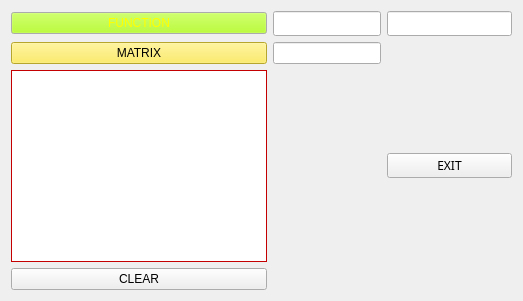
  <widget class="QWidget" name="centralWidget">
   <layout class="QGridLayout" name="gridLayout">
    <item row="1" column="1">
     <widget class="QLineEdit" name="lineEdit_2">
      <property name="font">
       <font>
        <family>SimSun-ExtB</family>
        <italic>true</italic>
       </font>
      </property>
     </widget>
    </item>
    <item row="1" column="2">
     <widget class="QLineEdit" name="lineEdit">
      <property name="font">
       <font>
        <family>MS Gothic</family>
        <weight>75</weight>
        <bold>true</bold>
       </font>
      </property>
     </widget>
    </item>
    <item row="3" column="0">
     <widget class="QTextEdit" name="text">
      <property name="palette">
       <palette>
        <active>
         <colorrole role="WindowText">
          <brush brushstyle="SolidPattern">
           <color alpha="255">
            <red>0</red>
            <green>0</green>
            <blue>0</blue>
           </color>
          </brush>
         </colorrole>
         <colorrole role="Button">
          <brush brushstyle="SolidPattern">
           <color alpha="255">
            <red>255</red>
            <green>0</green>
            <blue>0</blue>
           </color>
          </brush>
         </colorrole>
         <colorrole role="Light">
          <brush brushstyle="SolidPattern">
           <color alpha="255">
            <red>255</red>
            <green>127</green>
            <blue>127</blue>
           </color>
          </brush>
         </colorrole>
         <colorrole role="Midlight">
          <brush brushstyle="SolidPattern">
           <color alpha="255">
            <red>255</red>
            <green>63</green>
            <blue>63</blue>
           </color>
          </brush>
         </colorrole>
         <colorrole role="Dark">
          <brush brushstyle="SolidPattern">
           <color alpha="255">
            <red>127</red>
            <green>0</green>
            <blue>0</blue>
           </color>
          </brush>
         </colorrole>
         <colorrole role="Mid">
          <brush brushstyle="SolidPattern">
           <color alpha="255">
            <red>170</red>
            <green>0</green>
            <blue>0</blue>
           </color>
          </brush>
         </colorrole>
         <colorrole role="Text">
          <brush brushstyle="SolidPattern">
           <color alpha="255">
            <red>0</red>
            <green>0</green>
            <blue>0</blue>
           </color>
          </brush>
         </colorrole>
         <colorrole role="BrightText">
          <brush brushstyle="SolidPattern">
           <color alpha="255">
            <red>255</red>
            <green>255</green>
            <blue>255</blue>
           </color>
          </brush>
         </colorrole>
         <colorrole role="ButtonText">
          <brush brushstyle="SolidPattern">
           <color alpha="255">
            <red>0</red>
            <green>0</green>
            <blue>0</blue>
           </color>
          </brush>
         </colorrole>
         <colorrole role="Base">
          <brush brushstyle="SolidPattern">
           <color alpha="255">
            <red>255</red>
            <green>255</green>
            <blue>255</blue>
           </color>
          </brush>
         </colorrole>
         <colorrole role="Window">
          <brush brushstyle="SolidPattern">
           <color alpha="255">
            <red>255</red>
            <green>0</green>
            <blue>0</blue>
           </color>
          </brush>
         </colorrole>
         <colorrole role="Shadow">
          <brush brushstyle="SolidPattern">
           <color alpha="255">
            <red>0</red>
            <green>0</green>
            <blue>0</blue>
           </color>
          </brush>
         </colorrole>
         <colorrole role="AlternateBase">
          <brush brushstyle="SolidPattern">
           <color alpha="255">
            <red>255</red>
            <green>127</green>
            <blue>127</blue>
           </color>
          </brush>
         </colorrole>
         <colorrole role="ToolTipBase">
          <brush brushstyle="SolidPattern">
           <color alpha="255">
            <red>255</red>
            <green>255</green>
            <blue>220</blue>
           </color>
          </brush>
         </colorrole>
         <colorrole role="ToolTipText">
          <brush brushstyle="SolidPattern">
           <color alpha="255">
            <red>0</red>
            <green>0</green>
            <blue>0</blue>
           </color>
          </brush>
         </colorrole>
        </active>
        <inactive>
         <colorrole role="WindowText">
          <brush brushstyle="SolidPattern">
           <color alpha="255">
            <red>0</red>
            <green>0</green>
            <blue>0</blue>
           </color>
          </brush>
         </colorrole>
         <colorrole role="Button">
          <brush brushstyle="SolidPattern">
           <color alpha="255">
            <red>255</red>
            <green>0</green>
            <blue>0</blue>
           </color>
          </brush>
         </colorrole>
         <colorrole role="Light">
          <brush brushstyle="SolidPattern">
           <color alpha="255">
            <red>255</red>
            <green>127</green>
            <blue>127</blue>
           </color>
          </brush>
         </colorrole>
         <colorrole role="Midlight">
          <brush brushstyle="SolidPattern">
           <color alpha="255">
            <red>255</red>
            <green>63</green>
            <blue>63</blue>
           </color>
          </brush>
         </colorrole>
         <colorrole role="Dark">
          <brush brushstyle="SolidPattern">
           <color alpha="255">
            <red>127</red>
            <green>0</green>
            <blue>0</blue>
           </color>
          </brush>
         </colorrole>
         <colorrole role="Mid">
          <brush brushstyle="SolidPattern">
           <color alpha="255">
            <red>170</red>
            <green>0</green>
            <blue>0</blue>
           </color>
          </brush>
         </colorrole>
         <colorrole role="Text">
          <brush brushstyle="SolidPattern">
           <color alpha="255">
            <red>0</red>
            <green>0</green>
            <blue>0</blue>
           </color>
          </brush>
         </colorrole>
         <colorrole role="BrightText">
          <brush brushstyle="SolidPattern">
           <color alpha="255">
            <red>255</red>
            <green>255</green>
            <blue>255</blue>
           </color>
          </brush>
         </colorrole>
         <colorrole role="ButtonText">
          <brush brushstyle="SolidPattern">
           <color alpha="255">
            <red>0</red>
            <green>0</green>
            <blue>0</blue>
           </color>
          </brush>
         </colorrole>
         <colorrole role="Base">
          <brush brushstyle="SolidPattern">
           <color alpha="255">
            <red>255</red>
            <green>255</green>
            <blue>255</blue>
           </color>
          </brush>
         </colorrole>
         <colorrole role="Window">
          <brush brushstyle="SolidPattern">
           <color alpha="255">
            <red>255</red>
            <green>0</green>
            <blue>0</blue>
           </color>
          </brush>
         </colorrole>
         <colorrole role="Shadow">
          <brush brushstyle="SolidPattern">
           <color alpha="255">
            <red>0</red>
            <green>0</green>
            <blue>0</blue>
           </color>
          </brush>
         </colorrole>
         <colorrole role="AlternateBase">
          <brush brushstyle="SolidPattern">
           <color alpha="255">
            <red>255</red>
            <green>127</green>
            <blue>127</blue>
           </color>
          </brush>
         </colorrole>
         <colorrole role="ToolTipBase">
          <brush brushstyle="SolidPattern">
           <color alpha="255">
            <red>255</red>
            <green>255</green>
            <blue>220</blue>
           </color>
          </brush>
         </colorrole>
         <colorrole role="ToolTipText">
          <brush brushstyle="SolidPattern">
           <color alpha="255">
            <red>0</red>
            <green>0</green>
            <blue>0</blue>
           </color>
          </brush>
         </colorrole>
        </inactive>
        <disabled>
         <colorrole role="WindowText">
          <brush brushstyle="SolidPattern">
           <color alpha="255">
            <red>127</red>
            <green>0</green>
            <blue>0</blue>
           </color>
          </brush>
         </colorrole>
         <colorrole role="Button">
          <brush brushstyle="SolidPattern">
           <color alpha="255">
            <red>255</red>
            <green>0</green>
            <blue>0</blue>
           </color>
          </brush>
         </colorrole>
         <colorrole role="Light">
          <brush brushstyle="SolidPattern">
           <color alpha="255">
            <red>255</red>
            <green>127</green>
            <blue>127</blue>
           </color>
          </brush>
         </colorrole>
         <colorrole role="Midlight">
          <brush brushstyle="SolidPattern">
           <color alpha="255">
            <red>255</red>
            <green>63</green>
            <blue>63</blue>
           </color>
          </brush>
         </colorrole>
         <colorrole role="Dark">
          <brush brushstyle="SolidPattern">
           <color alpha="255">
            <red>127</red>
            <green>0</green>
            <blue>0</blue>
           </color>
          </brush>
         </colorrole>
         <colorrole role="Mid">
          <brush brushstyle="SolidPattern">
           <color alpha="255">
            <red>170</red>
            <green>0</green>
            <blue>0</blue>
           </color>
          </brush>
         </colorrole>
         <colorrole role="Text">
          <brush brushstyle="SolidPattern">
           <color alpha="255">
            <red>127</red>
            <green>0</green>
            <blue>0</blue>
           </color>
          </brush>
         </colorrole>
         <colorrole role="BrightText">
          <brush brushstyle="SolidPattern">
           <color alpha="255">
            <red>255</red>
            <green>255</green>
            <blue>255</blue>
           </color>
          </brush>
         </colorrole>
         <colorrole role="ButtonText">
          <brush brushstyle="SolidPattern">
           <color alpha="255">
            <red>127</red>
            <green>0</green>
            <blue>0</blue>
           </color>
          </brush>
         </colorrole>
         <colorrole role="Base">
          <brush brushstyle="SolidPattern">
           <color alpha="255">
            <red>255</red>
            <green>0</green>
            <blue>0</blue>
           </color>
          </brush>
         </colorrole>
         <colorrole role="Window">
          <brush brushstyle="SolidPattern">
           <color alpha="255">
            <red>255</red>
            <green>0</green>
            <blue>0</blue>
           </color>
          </brush>
         </colorrole>
         <colorrole role="Shadow">
          <brush brushstyle="SolidPattern">
           <color alpha="255">
            <red>0</red>
            <green>0</green>
            <blue>0</blue>
           </color>
          </brush>
         </colorrole>
         <colorrole role="AlternateBase">
          <brush brushstyle="SolidPattern">
           <color alpha="255">
            <red>255</red>
            <green>0</green>
            <blue>0</blue>
           </color>
          </brush>
         </colorrole>
         <colorrole role="ToolTipBase">
          <brush brushstyle="SolidPattern">
           <color alpha="255">
            <red>255</red>
            <green>255</green>
            <blue>220</blue>
           </color>
          </brush>
         </colorrole>
         <colorrole role="ToolTipText">
          <brush brushstyle="SolidPattern">
           <color alpha="255">
            <red>0</red>
            <green>0</green>
            <blue>0</blue>
           </color>
          </brush>
         </colorrole>
        </disabled>
       </palette>
      </property>
      <property name="font">
       <font>
        <family>DejaVu Sans Light</family>
        <pointsize>14</pointsize>
        <weight>75</weight>
        <italic>true</italic>
        <bold>true</bold>
        <underline>true</underline>
       </font>
      </property>
     </widget>
    </item>
    <item row="1" column="0">
     <widget class="QPushButton" name="pushButton">
      <property name="palette">
       <palette>
        <active>
         <colorrole role="WindowText">
          <brush brushstyle="SolidPattern">
           <color alpha="255">
            <red>255</red>
            <green>0</green>
            <blue>0</blue>
           </color>
          </brush>
         </colorrole>
         <colorrole role="Button">
          <brush brushstyle="SolidPattern">
           <color alpha="255">
            <red>170</red>
            <green>255</green>
            <blue>0</blue>
           </color>
          </brush>
         </colorrole>
         <colorrole role="Midlight">
          <brush brushstyle="SolidPattern">
           <color alpha="255">
            <red>99</red>
            <green>227</green>
            <blue>109</blue>
           </color>
          </brush>
         </colorrole>
         <colorrole role="Dark">
          <brush brushstyle="SolidPattern">
           <color alpha="255">
            <red>64</red>
            <green>118</green>
            <blue>160</blue>
           </color>
          </brush>
         </colorrole>
         <colorrole role="Mid">
          <brush brushstyle="SolidPattern">
           <color alpha="255">
            <red>160</red>
            <green>154</green>
            <blue>66</blue>
           </color>
          </brush>
         </colorrole>
         <colorrole role="Text">
          <brush brushstyle="SolidPattern">
           <color alpha="255">
            <red>0</red>
            <green>0</green>
            <blue>0</blue>
           </color>
          </brush>
         </colorrole>
         <colorrole role="ButtonText">
          <brush brushstyle="SolidPattern">
           <color alpha="255">
            <red>85</red>
            <green>0</green>
            <blue>255</blue>
           </color>
          </brush>
         </colorrole>
        </active>
        <inactive>
         <colorrole role="WindowText">
          <brush brushstyle="SolidPattern">
           <color alpha="255">
            <red>255</red>
            <green>0</green>
            <blue>0</blue>
           </color>
          </brush>
         </colorrole>
         <colorrole role="Button">
          <brush brushstyle="SolidPattern">
           <color alpha="255">
            <red>170</red>
            <green>255</green>
            <blue>0</blue>
           </color>
          </brush>
         </colorrole>
         <colorrole role="Midlight">
          <brush brushstyle="SolidPattern">
           <color alpha="255">
            <red>99</red>
            <green>227</green>
            <blue>109</blue>
           </color>
          </brush>
         </colorrole>
         <colorrole role="Dark">
          <brush brushstyle="SolidPattern">
           <color alpha="255">
            <red>64</red>
            <green>118</green>
            <blue>160</blue>
           </color>
          </brush>
         </colorrole>
         <colorrole role="Mid">
          <brush brushstyle="SolidPattern">
           <color alpha="255">
            <red>160</red>
            <green>154</green>
            <blue>66</blue>
           </color>
          </brush>
         </colorrole>
         <colorrole role="Text">
          <brush brushstyle="SolidPattern">
           <color alpha="255">
            <red>0</red>
            <green>0</green>
            <blue>0</blue>
           </color>
          </brush>
         </colorrole>
         <colorrole role="ButtonText">
          <brush brushstyle="SolidPattern">
           <color alpha="255">
            <red>255</red>
            <green>255</green>
            <blue>0</blue>
           </color>
          </brush>
         </colorrole>
        </inactive>
        <disabled>
         <colorrole role="WindowText">
          <brush brushstyle="SolidPattern">
           <color alpha="255">
            <red>64</red>
            <green>118</green>
            <blue>160</blue>
           </color>
          </brush>
         </colorrole>
         <colorrole role="Button">
          <brush brushstyle="SolidPattern">
           <color alpha="255">
            <red>170</red>
            <green>255</green>
            <blue>0</blue>
           </color>
          </brush>
         </colorrole>
         <colorrole role="Midlight">
          <brush brushstyle="SolidPattern">
           <color alpha="255">
            <red>99</red>
            <green>227</green>
            <blue>109</blue>
           </color>
          </brush>
         </colorrole>
         <colorrole role="Dark">
          <brush brushstyle="SolidPattern">
           <color alpha="255">
            <red>64</red>
            <green>118</green>
            <blue>160</blue>
           </color>
          </brush>
         </colorrole>
         <colorrole role="Mid">
          <brush brushstyle="SolidPattern">
           <color alpha="255">
            <red>160</red>
            <green>154</green>
            <blue>66</blue>
           </color>
          </brush>
         </colorrole>
         <colorrole role="Text">
          <brush brushstyle="SolidPattern">
           <color alpha="255">
            <red>64</red>
            <green>118</green>
            <blue>160</blue>
           </color>
          </brush>
         </colorrole>
         <colorrole role="ButtonText">
          <brush brushstyle="SolidPattern">
           <color alpha="255">
            <red>64</red>
            <green>118</green>
            <blue>160</blue>
           </color>
          </brush>
         </colorrole>
        </disabled>
       </palette>
      </property>
      <property name="autoFillBackground">
       <bool>false</bool>
      </property>
      <property name="text">
       <string>FUNCTION</string>
      </property>
     </widget>
    </item>
    <item row="2" column="0">
     <widget class="QPushButton" name="pushButton_2">
      <property name="palette">
       <palette>
        <active>
         <colorrole role="WindowText">
          <brush brushstyle="SolidPattern">
           <color alpha="255">
            <red>0</red>
            <green>0</green>
            <blue>0</blue>
           </color>
          </brush>
         </colorrole>
         <colorrole role="Button">
          <brush brushstyle="SolidPattern">
           <color alpha="255">
            <red>255</red>
            <green>233</green>
            <blue>65</blue>
           </color>
          </brush>
         </colorrole>
         <colorrole role="Light">
          <brush brushstyle="SolidPattern">
           <color alpha="255">
            <red>255</red>
            <green>248</green>
            <blue>193</blue>
           </color>
          </brush>
         </colorrole>
         <colorrole role="Midlight">
          <brush brushstyle="SolidPattern">
           <color alpha="255">
            <red>255</red>
            <green>240</green>
            <blue>129</blue>
           </color>
          </brush>
         </colorrole>
         <colorrole role="Dark">
          <brush brushstyle="SolidPattern">
           <color alpha="255">
            <red>127</red>
            <green>116</green>
            <blue>32</blue>
           </color>
          </brush>
         </colorrole>
         <colorrole role="Mid">
          <brush brushstyle="SolidPattern">
           <color alpha="255">
            <red>170</red>
            <green>155</green>
            <blue>43</blue>
           </color>
          </brush>
         </colorrole>
         <colorrole role="Text">
          <brush brushstyle="SolidPattern">
           <color alpha="255">
            <red>0</red>
            <green>0</green>
            <blue>0</blue>
           </color>
          </brush>
         </colorrole>
         <colorrole role="BrightText">
          <brush brushstyle="SolidPattern">
           <color alpha="255">
            <red>255</red>
            <green>255</green>
            <blue>255</blue>
           </color>
          </brush>
         </colorrole>
         <colorrole role="ButtonText">
          <brush brushstyle="SolidPattern">
           <color alpha="255">
            <red>0</red>
            <green>0</green>
            <blue>0</blue>
           </color>
          </brush>
         </colorrole>
         <colorrole role="Base">
          <brush brushstyle="SolidPattern">
           <color alpha="255">
            <red>255</red>
            <green>255</green>
            <blue>255</blue>
           </color>
          </brush>
         </colorrole>
         <colorrole role="Window">
          <brush brushstyle="SolidPattern">
           <color alpha="255">
            <red>255</red>
            <green>233</green>
            <blue>65</blue>
           </color>
          </brush>
         </colorrole>
         <colorrole role="Shadow">
          <brush brushstyle="SolidPattern">
           <color alpha="255">
            <red>0</red>
            <green>0</green>
            <blue>0</blue>
           </color>
          </brush>
         </colorrole>
         <colorrole role="AlternateBase">
          <brush brushstyle="SolidPattern">
           <color alpha="255">
            <red>255</red>
            <green>244</green>
            <blue>160</blue>
           </color>
          </brush>
         </colorrole>
         <colorrole role="ToolTipBase">
          <brush brushstyle="SolidPattern">
           <color alpha="255">
            <red>255</red>
            <green>255</green>
            <blue>220</blue>
           </color>
          </brush>
         </colorrole>
         <colorrole role="ToolTipText">
          <brush brushstyle="SolidPattern">
           <color alpha="255">
            <red>0</red>
            <green>0</green>
            <blue>0</blue>
           </color>
          </brush>
         </colorrole>
        </active>
        <inactive>
         <colorrole role="WindowText">
          <brush brushstyle="SolidPattern">
           <color alpha="255">
            <red>0</red>
            <green>0</green>
            <blue>0</blue>
           </color>
          </brush>
         </colorrole>
         <colorrole role="Button">
          <brush brushstyle="SolidPattern">
           <color alpha="255">
            <red>255</red>
            <green>233</green>
            <blue>65</blue>
           </color>
          </brush>
         </colorrole>
         <colorrole role="Light">
          <brush brushstyle="SolidPattern">
           <color alpha="255">
            <red>255</red>
            <green>248</green>
            <blue>193</blue>
           </color>
          </brush>
         </colorrole>
         <colorrole role="Midlight">
          <brush brushstyle="SolidPattern">
           <color alpha="255">
            <red>255</red>
            <green>240</green>
            <blue>129</blue>
           </color>
          </brush>
         </colorrole>
         <colorrole role="Dark">
          <brush brushstyle="SolidPattern">
           <color alpha="255">
            <red>127</red>
            <green>116</green>
            <blue>32</blue>
           </color>
          </brush>
         </colorrole>
         <colorrole role="Mid">
          <brush brushstyle="SolidPattern">
           <color alpha="255">
            <red>170</red>
            <green>155</green>
            <blue>43</blue>
           </color>
          </brush>
         </colorrole>
         <colorrole role="Text">
          <brush brushstyle="SolidPattern">
           <color alpha="255">
            <red>0</red>
            <green>0</green>
            <blue>0</blue>
           </color>
          </brush>
         </colorrole>
         <colorrole role="BrightText">
          <brush brushstyle="SolidPattern">
           <color alpha="255">
            <red>255</red>
            <green>255</green>
            <blue>255</blue>
           </color>
          </brush>
         </colorrole>
         <colorrole role="ButtonText">
          <brush brushstyle="SolidPattern">
           <color alpha="255">
            <red>0</red>
            <green>0</green>
            <blue>0</blue>
           </color>
          </brush>
         </colorrole>
         <colorrole role="Base">
          <brush brushstyle="SolidPattern">
           <color alpha="255">
            <red>255</red>
            <green>255</green>
            <blue>255</blue>
           </color>
          </brush>
         </colorrole>
         <colorrole role="Window">
          <brush brushstyle="SolidPattern">
           <color alpha="255">
            <red>255</red>
            <green>233</green>
            <blue>65</blue>
           </color>
          </brush>
         </colorrole>
         <colorrole role="Shadow">
          <brush brushstyle="SolidPattern">
           <color alpha="255">
            <red>0</red>
            <green>0</green>
            <blue>0</blue>
           </color>
          </brush>
         </colorrole>
         <colorrole role="AlternateBase">
          <brush brushstyle="SolidPattern">
           <color alpha="255">
            <red>255</red>
            <green>244</green>
            <blue>160</blue>
           </color>
          </brush>
         </colorrole>
         <colorrole role="ToolTipBase">
          <brush brushstyle="SolidPattern">
           <color alpha="255">
            <red>255</red>
            <green>255</green>
            <blue>220</blue>
           </color>
          </brush>
         </colorrole>
         <colorrole role="ToolTipText">
          <brush brushstyle="SolidPattern">
           <color alpha="255">
            <red>0</red>
            <green>0</green>
            <blue>0</blue>
           </color>
          </brush>
         </colorrole>
        </inactive>
        <disabled>
         <colorrole role="WindowText">
          <brush brushstyle="SolidPattern">
           <color alpha="255">
            <red>127</red>
            <green>116</green>
            <blue>32</blue>
           </color>
          </brush>
         </colorrole>
         <colorrole role="Button">
          <brush brushstyle="SolidPattern">
           <color alpha="255">
            <red>255</red>
            <green>233</green>
            <blue>65</blue>
           </color>
          </brush>
         </colorrole>
         <colorrole role="Light">
          <brush brushstyle="SolidPattern">
           <color alpha="255">
            <red>255</red>
            <green>248</green>
            <blue>193</blue>
           </color>
          </brush>
         </colorrole>
         <colorrole role="Midlight">
          <brush brushstyle="SolidPattern">
           <color alpha="255">
            <red>255</red>
            <green>240</green>
            <blue>129</blue>
           </color>
          </brush>
         </colorrole>
         <colorrole role="Dark">
          <brush brushstyle="SolidPattern">
           <color alpha="255">
            <red>127</red>
            <green>116</green>
            <blue>32</blue>
           </color>
          </brush>
         </colorrole>
         <colorrole role="Mid">
          <brush brushstyle="SolidPattern">
           <color alpha="255">
            <red>170</red>
            <green>155</green>
            <blue>43</blue>
           </color>
          </brush>
         </colorrole>
         <colorrole role="Text">
          <brush brushstyle="SolidPattern">
           <color alpha="255">
            <red>127</red>
            <green>116</green>
            <blue>32</blue>
           </color>
          </brush>
         </colorrole>
         <colorrole role="BrightText">
          <brush brushstyle="SolidPattern">
           <color alpha="255">
            <red>255</red>
            <green>255</green>
            <blue>255</blue>
           </color>
          </brush>
         </colorrole>
         <colorrole role="ButtonText">
          <brush brushstyle="SolidPattern">
           <color alpha="255">
            <red>127</red>
            <green>116</green>
            <blue>32</blue>
           </color>
          </brush>
         </colorrole>
         <colorrole role="Base">
          <brush brushstyle="SolidPattern">
           <color alpha="255">
            <red>255</red>
            <green>233</green>
            <blue>65</blue>
           </color>
          </brush>
         </colorrole>
         <colorrole role="Window">
          <brush brushstyle="SolidPattern">
           <color alpha="255">
            <red>255</red>
            <green>233</green>
            <blue>65</blue>
           </color>
          </brush>
         </colorrole>
         <colorrole role="Shadow">
          <brush brushstyle="SolidPattern">
           <color alpha="255">
            <red>0</red>
            <green>0</green>
            <blue>0</blue>
           </color>
          </brush>
         </colorrole>
         <colorrole role="AlternateBase">
          <brush brushstyle="SolidPattern">
           <color alpha="255">
            <red>255</red>
            <green>233</green>
            <blue>65</blue>
           </color>
          </brush>
         </colorrole>
         <colorrole role="ToolTipBase">
          <brush brushstyle="SolidPattern">
           <color alpha="255">
            <red>255</red>
            <green>255</green>
            <blue>220</blue>
           </color>
          </brush>
         </colorrole>
         <colorrole role="ToolTipText">
          <brush brushstyle="SolidPattern">
           <color alpha="255">
            <red>0</red>
            <green>0</green>
            <blue>0</blue>
           </color>
          </brush>
         </colorrole>
        </disabled>
       </palette>
      </property>
      <property name="text">
       <string>MATRIX</string>
      </property>
     </widget>
    </item>
    <item row="4" column="0">
     <widget class="QPushButton" name="pushButton_3">
      <property name="text">
       <string>CLEAR</string>
      </property>
     </widget>
    </item>
    <item row="2" column="1">
     <widget class="QLineEdit" name="lineEdit_3"/>
    </item>
    <item row="2" column="2" rowspan="3">
     <widget class="QPushButton" name="pushButton_4">
      <property name="font">
       <font>
        <family>Segoe Print</family>
       </font>
      </property>
      <property name="text">
       <string>EXIT</string>
      </property>
     </widget>
    </item>
   </layout>
  </widget>
